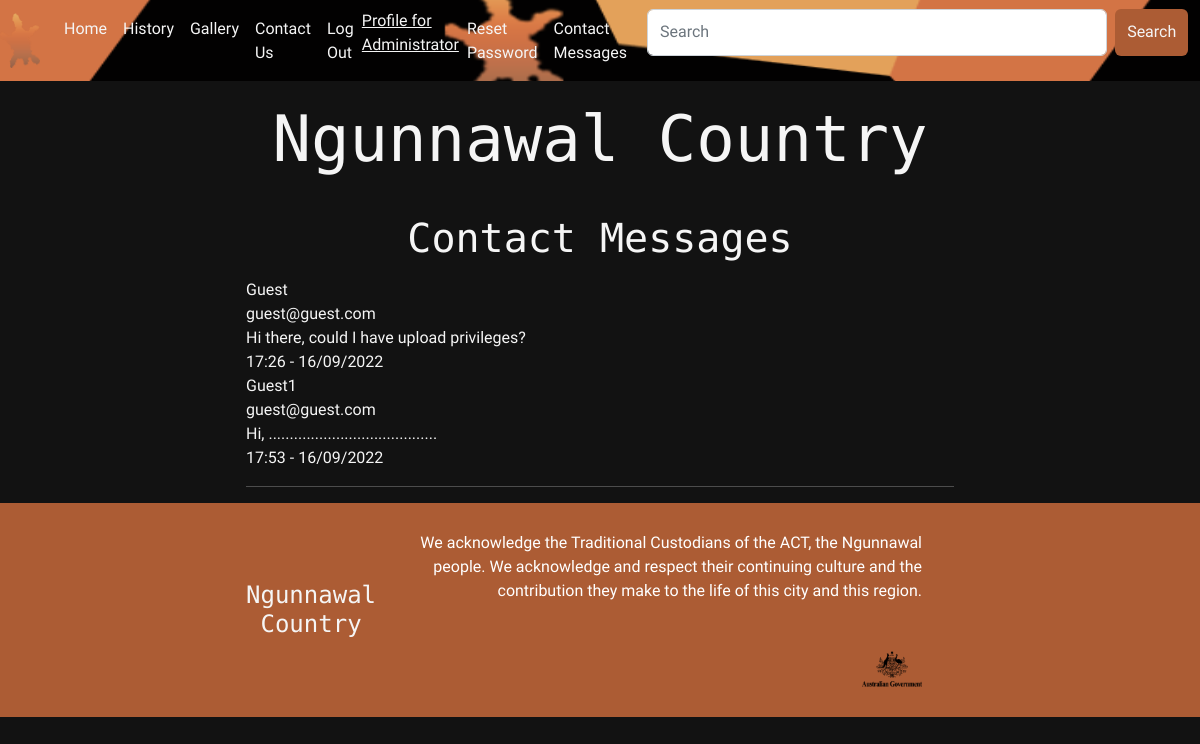
/contactmessages (signed in), run on the app's committed database.
### models.py (models this page shows, shortened)
class User(UserMixin, db.Model):
    id = db.Column(db.Integer, primary_key=True)
    email_address = db.Column(db.String(255), unique=True)
    name = db.Column(db.String(255))
    password_hash = db.Column(db.String(255))
    user_level = db.Column(db.Integer)
    def is_admin(self):
        if self.user_level == 2:
            return True
        else:
            return False

class Contact(db.Model):                                             # class is to store db in memory
    id = db.Column(db.Integer, primary_key=True, autoincrement=True) # first variable is an entry
    name = db.Column(db.Text)                                        # it is defined as a column in db
    email = db.Column(db.Text)                                       # the last variable is data type defined in db
    message = db.Column(db.Text)
    dateSubmitted = db.Column(db.DateTime)

### app.py (the view)
@app.route('/contactmessages', methods=['GET'])
@login_required
def view_contact_messages():
    if current_user.is_admin():
        contact_messages = Contact.query.all()
        return render_template("contactmessages.html", title="Ngunnawal Country | Contact Messages", user=current_user, messages=contact_messages)
    else:
        return redirect(url_for("homepage"))

### models.py (called while the page is built)
@login.user_loader
def load_user(id):
    return User.query.get(int(id))

### templates/contactmessages.html
{% extends 'template.html' %}
{% block cellContent1 %}
<h2 class="section-header">Contact Messages</h2>
{% endblock %}
{% block cellContent2 %}
    {% for message in messages %}
        <div> {{ message.name }} </div>
        <div> {{ message.email }} </div>
        <div> {{ message.message }} </div>
        <div> {{ message.dateSubmitted.strftime('%H:%M - %d/%m/%Y') }} </div>
    {% endfor %}
{% endblock %}

### templates/template.html (shortened to what this page needs)
<!DOCTYPE html>
<head>
    <link rel="stylesheet" href="https://cdn.jsdelivr.net/npm/bootstrap@4.0.0/dist/css/bootstrap.min.css"
/>
    <link rel="stylesheet" href="/static/css/bootstrap.css"
/>
    <link rel="stylesheet" href="/static/styles.css"/>
</head>
<body>
<header>
    <nav
            class="navbar navbar-dark bg-dark navbar-expand-lg"
            style="background-image: url(/static/Images/Requisites/Ngunnawal-country-banner.png);
    background-size: 1000px 150px;
    background-position: right;
    background-repeat: repeat;"
            role="navigation">
        <img
                class="navbar-brand"
                src="/static/Images/Requisites/Ngunnawal-logo.png"
                width="40px"
                height="65px" href="#"></a>
        <div class="collapse navbar-collapse" id="navbarNavAltMarkup">
            <div class="navbar-nav">
                    <a class="nav-item nav-link active"
                       style="color: whitesmoke;"
                       href="/">Home
                       <span class="sr-only">(current)</span></a>
                    <a class="nav-item nav-link"
                       style="color: whitesmoke;"
                       href="/history">History</a>
                    <a class="nav-item nav-link"
                       style="color: whitesmoke;"
                       href="/gallery">Gallery</a>
                    <a class="nav-item nav-link"
                       style="color: whitesmoke;"
                       href="/contact">Contact Us</a>
                {% if user.is_anonymous %}
                    <a class="nav-item nav-link"
                       style="color: whitesmoke;"
                       href="/register">User Registration</a>
                    <a class="nav-item nav-link"
                       style="color: whitesmoke;"
                       href="/login">Login</a>
                {% elif current_user.is_admin() %}
                    <a class="nav-item nav-link"
                       style="color: whitesmoke;"
                       href="/logout">Log Out</a>
                    <a class="nav-item" style="color: whitesmoke;"
                       href="/profile">Profile for {{ user.name }}</a>
                    <a class="nav-item nav-link"
                       style="color: whitesmoke;"
                       href="/passwordreset">Reset Password</a>
                    <a class="nav-item nav-link"
                       style="color: whitesmoke;"
                       href="/contactmessages">Contact Messages</a>
                {% endif %}
                <div class="search-box container-fluid">
                    <form class="d-flex" role="search">
                        <input class="search-box-text form-control me-2" type="search" placeholder="Search"
                               aria-label="Search">
                        <button class="btn" type="submit">Search</button>
                    </form>
                </div>
            </div>
        </div>
    </nav>
    <h1
            class="company-name company-name-large"
            style="padding-top: 20px; padding-bottom: 20px;">Ngunnawal Country</h1>
</header>
<section class="content-section container">
    <p>
        {% block cellContent1 %} {% endblock %}
    </p>
    <p>
        {% block cellContent2 %} {% endblock %}
    </p>
    <hr/>
</section>
<footer class="main-footer">
    <div class="container main-footer-container">
        <h3 style="font-size: 1.5em;" class="company-name">Ngunnawal Country</h3>
        <ul class="nav footer-nav">
            <li>
                <a>
                    We acknowledge the Traditional Custodians of the ACT, the Ngunnawal
                    people. We acknowledge and respect their continuing culture and the
                    contribution they make to the life of this city and this region.
                </a>
            </li>
            <li style="width: 100%;">
                <a href="https://www.act.gov.au/ngunnawal-country"
                   style="background-size:contain">
                    <img src="/static/Images/Footer/government-icon.png"/>
                </a>
            </li>
        </ul>
    </div>
</footer>
</body>
</html>

### static/styles.css (style rules this page uses)
* { box sizing: border-box; font-family: 'Urbanist', sans-serif; }
html, body { margin: 0; padding: 0; }
.nav li { display: inline; }
.nav a { display: inline-block; padding: 1.5em; color: white; text-decoration: none; }
.company-name { text-align: center; color: whitesmoke; font-family: 'Azeret Mono', monospace; margin: 0; font-size: 3em; }
.company-name-large { font-size: 4em; }
.content-section { margin: 1em; }
.container { max-width: 900px; margin: 0 auto; padding: 0 6em; }
.section-header { font-family: 'Azeret Mono', monospace; color: whitesmoke; text-decoration: none; text-align: center; font-size: 2.5em; }
.main-footer { background-color: #ac5c34; color: White; padding: .25em 0; }
.main-footer-container { display: flex; align-items: center; }
.main-footer-container ul { flex-grow: 1; text-align: right; }
.footer-nav li { padding: 0 .5em; }
.footer-nav img { width: 60px; height: 38px; }
.btn { color: whitesmoke; background-color: #ac5c34; text-align: center; vertical-align: middle; padding: .67em; cursor: pointer; }
body { background-color: #121212; color: whitesmoke; }
.search-box-text { color: whitesmoke; }

### data on the page
User: name "Administrator"
Contact: name "Guest", email "guest@guest.com", message "Hi there, could I have upload privileges?", dateSubmitted "17:26 - 16/09/2022"
Contact: name "Guest1", email "guest@guest.com", message "Hi, ........................................", dateSubmitted "17:53 - 16/09/2022"
